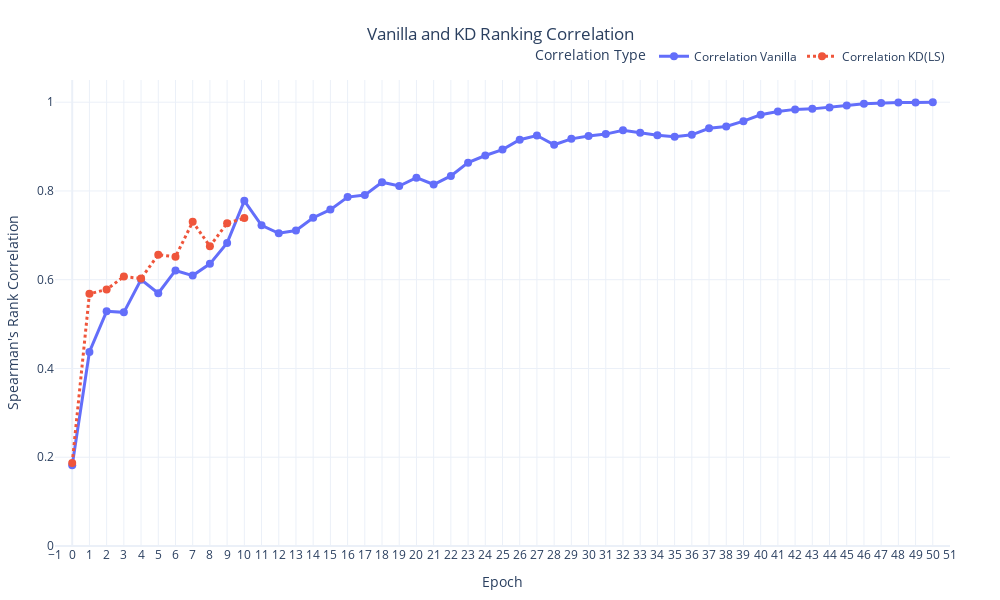

The code cell stored with this chart in its notebook:
### Code cell
# Parameters
test_column = 'Correlation KD(LS)'
#n_epochs = 20

# Create dataframes
df = pd.DataFrame(list(corr_epochs["correlation_vanilla"].items()), columns=['Epoch', 'Correlation Vanilla'])
df_slope = pd.DataFrame(list(corr_epochs["correlation_kd"].items()), columns=['Epoch', test_column])

# Merge dataframes
df = pd.merge(df, df_slope, on="Epoch")

# Introduce NaNs for data after n_epochs+1
df.loc[n_epochs+1:, test_column] = np.nan

# Melt dataframe for Plotly
df_melted = df.melt(id_vars='Epoch', value_vars=['Correlation Vanilla', test_column], 
                    var_name='Type', value_name='Value')

# Create the plot
fig = px.line(df_melted, x='Epoch', y='Value', color='Type', 
              title='Vanilla and KD Ranking Correlation for the First 20 Epochs with 120 Models',
              labels={"Value": "Spearman's Rank Correlation"},
              line_dash="Type",  # Different line styles for different types
              markers=True,  # Add markers to the lines
              template="plotly_white",  # A clean, professional template
              width=1000, height=600)

# Update trace settings
fig.update_traces(line=dict(width=3), marker=dict(size=8))

# Update layout settings
fig.update_layout(
    title={'text': 'Vanilla and KD Ranking Correlation', 'x':0.5, 'xanchor': 'center'},
    yaxis=dict(range=[0.0, df_melted['Value'].max()+0.05], showgrid=True),
    xaxis=dict(tickmode='linear', dtick=1, showgrid=True, range=[-1, 51]),
    legend=dict(title='Correlation Type', orientation="h", yanchor="bottom", y=1.02, xanchor="right", x=1),
    margin=dict(l=50, r=50, t=80, b=50)
)

# Display the plot
fig.show()

### Figure 1 — Plotly figure (JSON) as saved in the notebook; plotly's stock layout.template omitted (floating-point values rounded to 4 significant figures)
{"data": [{"hovertemplate": "Type=Correlation Vanilla<br>Epoch=%{x}<br>Spearman's Rank Correlation=%{y}<extra></extra>", "legendgroup": "Correlation Vanilla", "line": {"color": "#636efa", "dash": "solid", "width": 3}, "marker": {"size": 8, "symbol": "circle"}, "mode": "lines+markers", "name": "Correlation Vanilla", "orientation": "v", "showlegend": true, "type": "scatter", "x": [0, 1, 2, 3, 4, 5, 6, 7, 8, 9, 10, 11, 12, 13, 14, 15, 16, 17, 18, 19, 20, 21, 22, 23, 24, 25, 26, 27, 28, 29, 30, 31, 32, 33, 34, 35, 36, 37, 38, 39, 40, 41, 42, 43, 44, 45, 46, 47, 48, 49, 50], "xaxis": "x", "y": [0.1819, 0.4372, 0.5287, 0.5265, 0.6001, 0.5695, 0.6208, 0.6093, 0.6358, 0.683, 0.7778, 0.7225, 0.7046, 0.7108, 0.7397, 0.758, 0.7862, 0.7907, 0.8198, 0.8112, 0.83, 0.8146, 0.8338, 0.8638, 0.8799, 0.8932, 0.9153, 0.9249, 0.904, 0.9174, 0.9238, 0.9281, 0.9367, 0.9313, 0.9258, 0.9221, 0.9265, 0.9413, 0.9453, 0.9572, 0.9717, 0.9788, 0.9838, 0.985, 0.9881, 0.9924, 0.9966, 0.9984, 0.9991, 0.9996, 1], "yaxis": "y"}, {"hovertemplate": "Type=Correlation KD(LS)<br>Epoch=%{x}<br>Spearman's Rank Correlation=%{y}<extra></extra>", "legendgroup": "Correlation KD(LS)", "line": {"color": "#EF553B", "dash": "dot", "width": 3}, "marker": {"size": 8, "symbol": "circle"}, "mode": "lines+markers", "name": "Correlation KD(LS)", "orientation": "v", "showlegend": true, "type": "scatter", "x": [0, 1, 2, 3, 4, 5, 6, 7, 8, 9, 10, 11, 12, 13, 14, 15, 16, 17, 18, 19, 20, 21, 22, 23, 24, 25, 26, 27, 28, 29, 30, 31, 32, 33, 34, 35, 36, 37, 38, 39, 40, 41, 42, 43, 44, 45, 46, 47, 48, 49, 50], "xaxis": "x", "y": [0.187, 0.5683, 0.578, 0.6071, 0.6027, 0.6563, 0.6516, 0.7304, 0.6755, 0.7273, 0.7388, null, null, null, null, null, null, null, null, null, null, null, null, null, null, null, null, null, null, null, null, null, null, null, null, null, null, null, null, null, null, null, null, null, null, null, null, null, null, null, null], "yaxis": "y"}], "layout": {"height": 600, "legend": {"orientation": "h", "title": {"text": "Correlation Type"}, "tracegroupgap": 0, "x": 1, "xanchor": "right", "y": 1.02, "yanchor": "bottom"}, "margin": {"b": 50, "l": 50, "r": 50, "t": 80}, "title": {"text": "Vanilla and KD Ranking Correlation", "x": 0.5, "xanchor": "center"}, "width": 1000, "xaxis": {"anchor": "y", "domain": [0, 1], "dtick": 1, "range": [-1, 51], "showgrid": true, "tickmode": "linear", "title": {"text": "Epoch"}, "type": "linear"}, "yaxis": {"anchor": "x", "domain": [0, 1], "range": [0, 1.05], "showgrid": true, "title": {"text": "Spearman's Rank Correlation"}, "type": "linear"}}}
